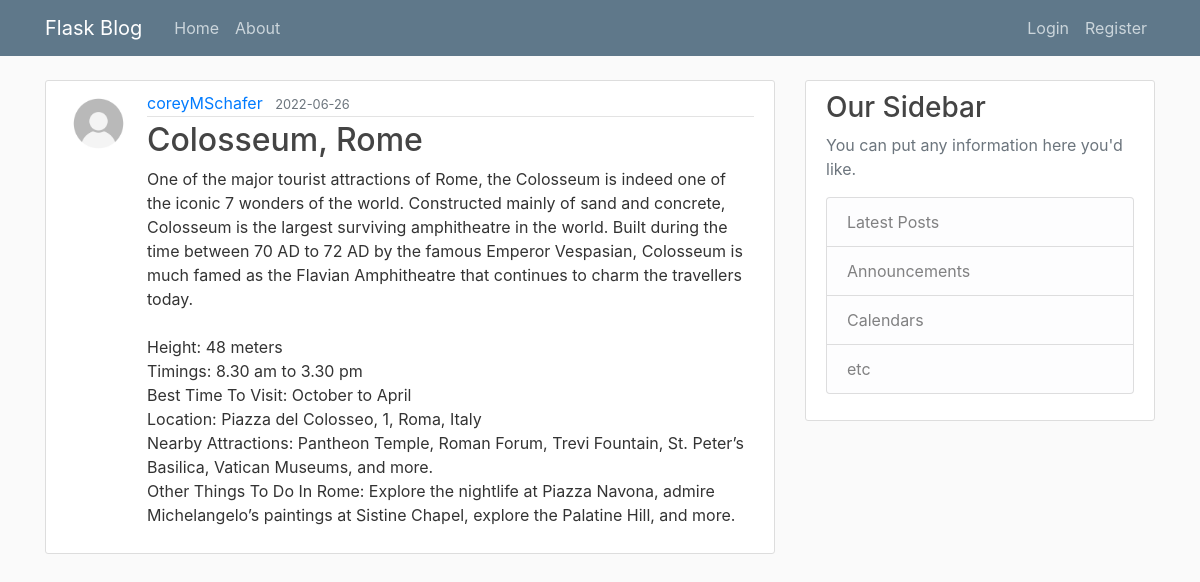
Screenshot of /post/23 with the database file from the repository.
### app/models.py (models this page shows, shortened)
class User(db.Model, UserMixin):
  id = db.Column(db.Integer, primary_key=True)
  username = db.Column(db.String(20), unique=True, nullable=False)
  email = db.Column(db.String(120), unique=True, nullable=False)
  image_file = db.Column(db.String(20), nullable=False, default='default.jpg')
  password = db.Column(db.String(60), nullable=False)
  posts = db.relationship('Post', backref='author',lazy=True)

class Post(db.Model):
  id = db.Column(db.Integer, primary_key=True)
  title = db.Column(db.String(100), nullable=False)
  date_posted = db.Column(db.DateTime, nullable=False, default=datetime.utcnow)
  content = db.Column(db.Text, nullable=False)
  user_id = db.Column(db.Integer, db.ForeignKey('user.id'), nullable=False)

### app/posts/routes.py (the view)
@posts.route("/post/<int:post_id>")
def post(post_id):
  post = Post.query.get_or_404(post_id)
  return render_template('post.html', title=post.title, post=post)

### app/templates/post.html (shortened to what this page needs)
{% extends "layout.html" %}
{% block content %}
<article class="media content-section">
  <img src="{{ url_for('static', filename='profile_pics/' + post.author.image_file) }}"
    class="rounded-circle article-img">
  <div class="media-body">
    <div class="article-metadata">
      <a class="mr-2" href="{{ url_for('users.user_posts', username=post.author.username) }}">{{ post.author.username }}</a>
      <small class="text-muted">{{ post.date_posted.strftime('%Y-%m-%d') }}</small>
    </div>
    <h2 class="article-title">{{ post.title }}</h2>
    <p class="article-content">{{ post.content }}</p>
  </div>
</article>
{% endblock content %}

### app/static/main.css (style rules this page uses)
body { background: #fafafa; color: #333333; margin-top: 5rem; }
h1, h2, h3, h4, h5, h6 { color: #444444; }
.content-section { background: #ffffff; padding: 10px 20px; border: 1px solid #dddddd; border-radius: 3px; margin-bottom: 20px; }
.article-title { color: #444444; }
.article-content { white-space: pre-line; }
.article-img { height: 65px; width: 65px; margin-right: 16px; }
.article-metadata { padding-bottom: 1px; margin-bottom: 4px; border-bottom: 1px solid #e3e3e3 }

### rows the page displays
User: image_file (placeholder picture), author.username "coreyMSchafer"
Post: date_posted "2022-06-26", title "Colosseum, Rome", content "One of the major tourist attractions of Rome, the Colosseum is indeed one of the iconic 7 wonders of the world. Constructed mainly of sand and concrete, Colosseum is the largest surviving amphitheatre in the world. Built during the time between 70 AD to 72 AD by the famous Emperor Vespasian, Colosseum is much famed as the Flavian Amphitheatre that continues to charm the travellers today. Height: 48 meters Timings: 8.30 am to 3.30 pm Best Time To Visit: October to April Location: Piazza del Colosseo, 1, Roma, Italy Nearby Attractions: Pantheon Temple, Roman Forum, Trevi Fountain, St. Peter’s Basilica, Vatican Museums, and more. Other Things To Do In Rome: Explore the nightlife at Piazza…"
